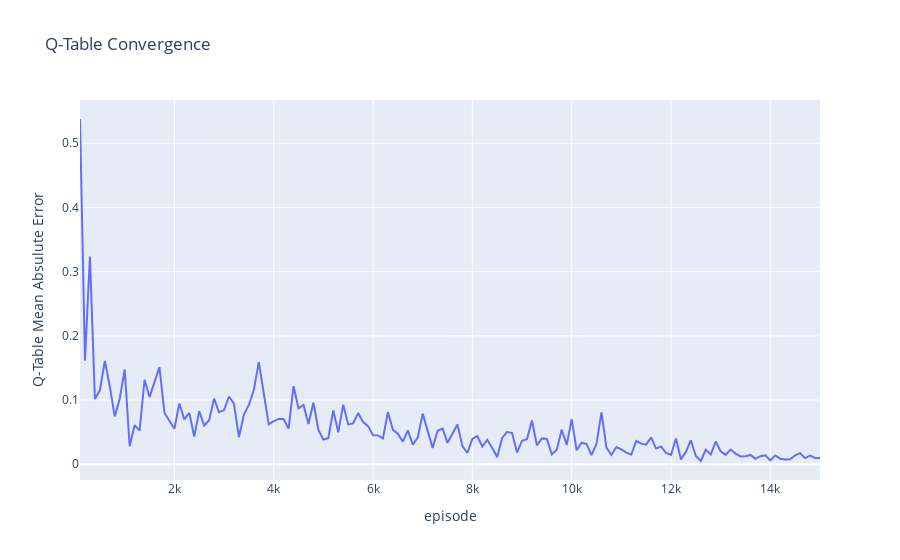

Notebook code cell kept with this figure:
### Code cell
fig = px.line(QErrorsDF, x = 'epoch', y = 'mean', title = 'Q-Table Convergence')

fig.update_layout(
    yaxis_title="Q-Table Mean Absulute Error",
    xaxis_title="episode"
)

fileTemplate = "../plots/{}/QTableConvergence.{}"
fig.write_html(fileTemplate.format("html","html"), full_html=True, include_plotlyjs='cdn')
fig

### Figure 1 — Plotly figure (JSON) as saved in the notebook; plotly's stock layout.template omitted (floating-point values rounded to 4 significant figures; data arrays with more than 128 entries replaced by an {"elided": "..."} marker saying what was removed)
{"data": [{"hovertemplate": "epoch=%{x}<br>mean=%{y}<extra></extra>", "legendgroup": "", "line": {"color": "#636efa", "dash": "solid"}, "marker": {"symbol": "circle"}, "mode": "lines", "name": "", "orientation": "v", "showlegend": false, "type": "scatter", "x": {"elided": "150 int values"}, "xaxis": "x", "y": {"elided": "150 float values"}, "yaxis": "y"}], "layout": {"legend": {"tracegroupgap": 0}, "title": {"text": "Q-Table Convergence"}, "xaxis": {"anchor": "y", "domain": [0, 1], "title": {"text": "episode"}}, "yaxis": {"anchor": "x", "domain": [0, 1], "title": {"text": "Q-Table Mean Absulute Error"}}}}
